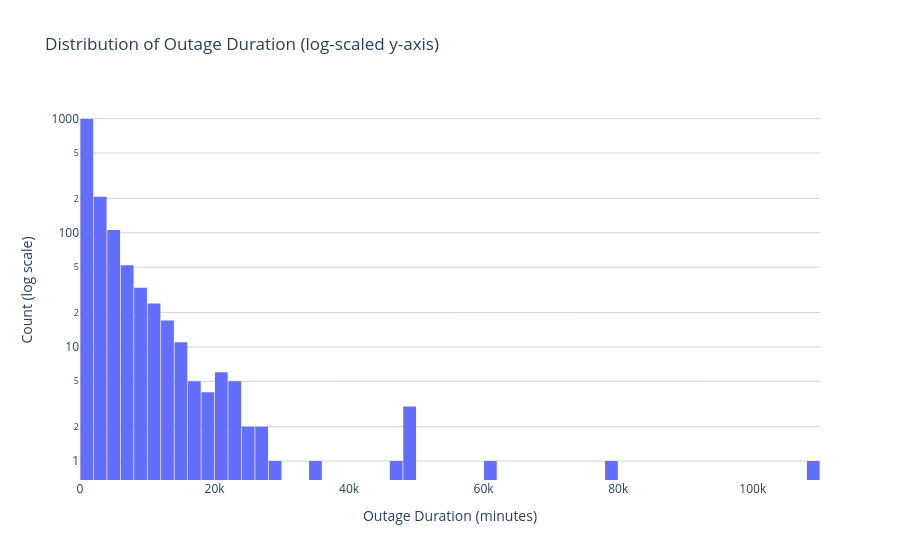

Source (notebook cell):
### Code cell
# --- Univariate: Distribution of outage duration (log scale) ---

dur = df['OUTAGE.DURATION'].dropna()

fig1 = px.histogram(
    dur,
    nbins=80,
    log_y=True,
    labels={'value': 'Outage Duration (minutes)', 'count': 'Count'},
    title='Distribution of Outage Duration (log-scaled y-axis)',
    color_discrete_sequence=['#636EFA'],
)

fig1.update_layout(
    showlegend=False,
    plot_bgcolor='white',
    yaxis=dict(gridcolor='lightgrey', title='Count (log scale)'),
    xaxis=dict(title='Outage Duration (minutes)'),
    bargap=0.05,
)

fig1.show()

### Figure 1 — Plotly figure (JSON) as saved in the notebook; plotly's stock layout.template omitted (floating-point values rounded to 4 significant figures; data arrays with more than 128 entries replaced by an {"elided": "..."} marker saying what was removed)
{"data": [{"bingroup": "x", "hovertemplate": "variable=OUTAGE.DURATION<br>Outage Duration (minutes)=%{x}<br>count=%{y}<extra></extra>", "legendgroup": "OUTAGE.DURATION", "marker": {"color": "#636EFA", "pattern": {"shape": ""}}, "name": "OUTAGE.DURATION", "nbinsx": 80, "orientation": "v", "showlegend": true, "type": "histogram", "x": {"elided": "1476 float values"}, "xaxis": "x", "yaxis": "y"}], "layout": {"bargap": 0.05, "barmode": "relative", "legend": {"title": {"text": "variable"}, "tracegroupgap": 0}, "plot_bgcolor": "white", "showlegend": false, "title": {"text": "Distribution of Outage Duration (log-scaled y-axis)"}, "xaxis": {"anchor": "y", "domain": [0, 1], "title": {"text": "Outage Duration (minutes)"}}, "yaxis": {"anchor": "x", "domain": [0, 1], "gridcolor": "lightgrey", "title": {"text": "Count (log scale)"}, "type": "log"}}}
